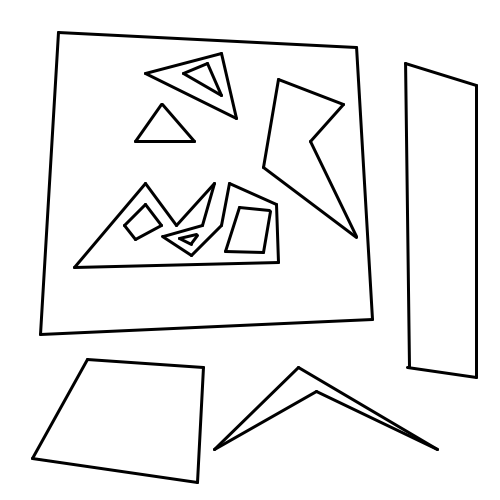
#> input picture 6.png, 500 x 500 px
$ python main.py
#> lines starting #> are read from the running program, lines starting #| are printed output that depends on the picture; after the words box and inside, x2 and y2 are one past the last pixel; in counts of white or black regions, pixels touching at a corner belong together
### to_tree.py
def hierarchy_to_tree(hier):
        tree = dict()
        tree[-1] = []
        node = [-1]

        for i in range(len(hier)):
                tree[i] = []

        for i in range(len(hier)):
                for j in range(len(hier)):
                        if hier[j][3] == node[0]:
                                tree[node[0]].append(j)
                                tree[j].append(node[0])
                                node.append(j)
                node.pop(0)

        return tree


# hier = [[ 6, -1,  1, -1],
#         [ 2, -1, -1,  0],
#         [ 3,  1, -1,  0],
#         [ 4,  2, -1,  0],
#         [ 5,  3, -1,  0],
#         [-1,  4, -1,  0],
#         [11,  0,  7, -1],
#         [ 8, -1, -1,  6],
#         [ 9,  7, -1,  6],
#         [10,  8, -1,  6],
#         [-1,  9, -1,  6],
#         [17,  6, 12, -1],
#         [15, -1, 13, 11],
#         [14, -1, -1, 12],
#         [-1, 13, -1, 12],
#         [16, 12, -1, 11],
#         [-1, 15, -1, 11],
#         [23, 11, 18, -1],
#         [19, -1, -1, 17],
#         [20, 18, -1, 17],
#         [21, 19, -1, 17],
#         [22, 20, -1, 17],
#         [-1, 21, -1, 17],
#         [27, 17, 24, -1],
#         [25, -1, -1, 23],
#         [26, 24, -1, 23],
#         [-1, 25, -1, 23],
#         [32, 23, 28, -1],
#         [29, -1, -1, 27],
#         [30, 28, -1, 27],
#         [31, 29, -1, 27],
#         [-1, 30, -1, 27],
#         [-1, 27, 33, -1],
#         [34, -1, -1, 32],
#         [35, 33, -1, 32],
#         [-1, 34, -1, 32],
#         ]
#
# print(hierarchy_to_tree(hier))

### bfs.py
def bfs(graph, node):
    visited = []
    queue = []
    visited.append(node)
    queue.append(node)

    list_ = []
    while queue:
        m = queue.pop(0)
        list_.append(m)
        for neighbour in graph[m]:
          if neighbour not in visited:
            visited.append(neighbour)
            queue.append(neighbour)

    return list_

### config.py
def config(str):
    if str == '1':
        return '1.jpg', (21, 21), 255, 20
    elif str == '2':
        return '2.jpg', (21, 21), 161, 15
    elif str == '3':
        return '3.jpg', (41, 41), 241, 10
    elif str == '4':
        return '4.jpg', (7, 7), 41, 10
    elif str == '5':
        return '5.jpg', (5, 5), 41, 10
    elif str == '6':
        return '6.png', (1, 1), 161, 30
    elif str == '7':
        return '7.png', (1, 1), 161, 30
    elif str == '8':
        return '8.png', (1, 1), 31, 10
    else:
        return 'mytest.png', (1, 1), 161, 30

### main.py
import cv2
from to_tree import hierarchy_to_tree
from bfs import bfs
from config import config

img_str, ksize, blocksize, C = config('6')

image = cv2.imread(img_str)
#> image is the input picture: shape (500, 500, 3); min 0, max 255, mean 239.9


gray_image = cv2.cvtColor(image, cv2.COLOR_BGR2GRAY)
blurred = cv2.GaussianBlur(gray_image, ksize, 0)
thresh_image = cv2.adaptiveThreshold(blurred, 255, cv2.ADAPTIVE_THRESH_MEAN_C, cv2.THRESH_BINARY_INV, blocksize, C)
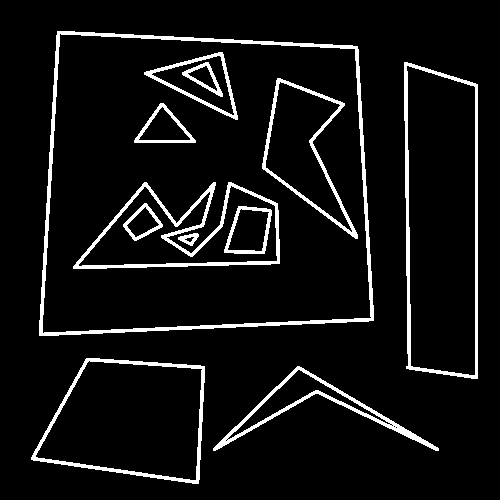
#> thresh_image: shape (500, 500); 7% white; 12 white regions
contours, hierarchy = cv2.findContours(thresh_image, cv2.RETR_TREE, cv2.CHAIN_APPROX_NONE)
#> contours = 30 contours, 6 with area under 20; largest, box (x1, y1, x2, y2) and area: (39, 31, 374, 336) 92026, (42, 33, 372, 334) 88808, (404, 62, 478, 379) 21422, (406, 65, 476, 376) 19644, (31, 358, 205, 484) 16216

# hierarchy[0][i][0] - shows next contour, hierarchy[0][i][1] - previous contour,
# hierarchy[0][i][2] - parent contour, hierarchy[0][i][3] - child of contour

tree = hierarchy_to_tree(hierarchy[0])
#> the loop in hierarchy_to_tree, `for i in range(len(hier)):` made 30 passes
#> after the loop in hierarchy_to_tree, `for i in range(len(hier)):`: tree = 31 items
#> after the loop in hierarchy_to_tree, `for i in range(len(hier)):`: node = [29]
#> tree = 31 items

bfs_first = bfs(tree, -1)
#> bfs_first = 31 values, max 29 at index 30, min -1 at index 0, mean 14
deepest = bfs_first[-1]
#> deepest = 29
bfs_second = bfs(tree, deepest)
#> the loop in bfs (call 2), `while queue:` made 31 passes
#> m on passes 1 to 12: 29, 28, 27, 26, 13, 12, 14, 16, 22, 24, -1, 15
#> bfs_second = 31 values, max 29 at index 0, min -1 at index 10, mean 14
furthest = bfs_second[-1]
#> furthest = 21

if deepest == -1:
    deepest = 0
if furthest == -1:
    furthest = 0

# for i, contour in enumerate(contours):
#     cv2.drawContours(image, contour, 0, (255, 0, 0), 4)

cv2.drawContours(image, [contours[furthest]], 0, (0, 0, 255), 4)
cv2.drawContours(image, [contours[deepest]], 0, (0, 255, 0), 4)
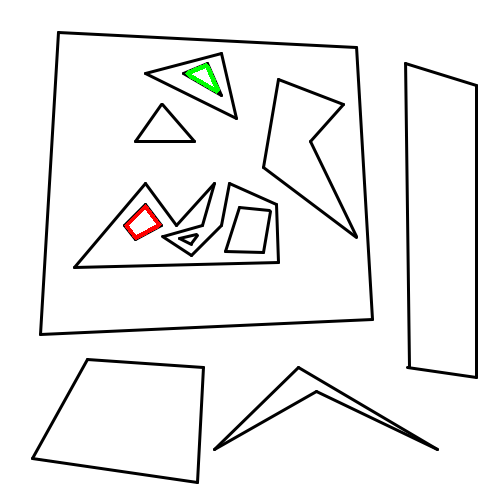
#> image: shape (500, 500, 3); mean B, G, R 239.6, 240, 240

cv2.imshow("output", cv2.resize(image, (1200, 800)))
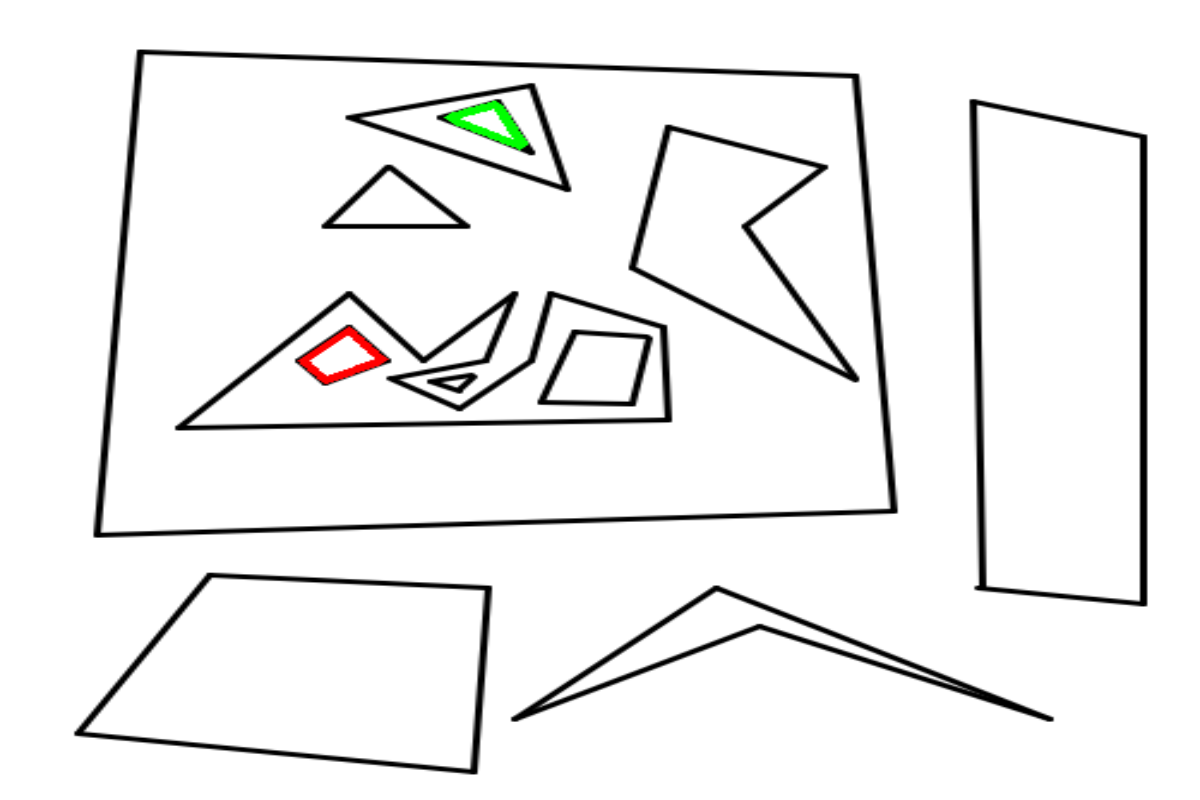
#> window 'output': shape (800, 1200, 3); mean B, G, R 239.6, 240, 240
cv2.waitKey(0)
